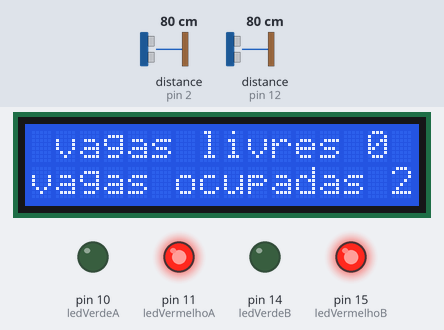
Simulated run of this sketch. Board: Arduino Uno, built with avr-gcc and run on an emulated ATmega328P. Shown: 16×2 character LCD, output pins drawn as LEDs (lit = HIGH). Wiring (inferred from the names in the program): 2 × ultrasonic range finder: trigger pin 3, echo pin 2 / trigger pin 13, echo pin 12. The test bench sets the inputs (shaded band); at power-on: distance to the obstacle (sensors on pin 2, pin 12) 80 cm. The echo pulse lasts 58.3 µs per cm; pins used as bus, display or sensor lines are not drawn; what the sketch prints to the serial monitor is not drawn.

Above: at 5.8 s.
5.9 s: distance to the obstacle (sensor on pin 2) set to 197 cm
9.7 s: distance to the obstacle (sensor on pin 2) set to 203 cm
At 12.4 s:
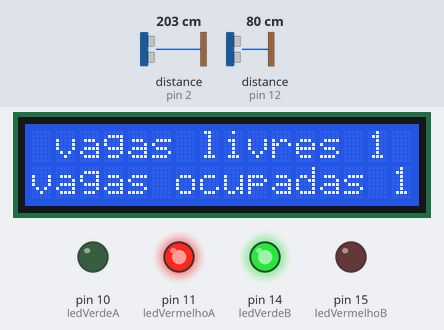
12.8 s: distance to the obstacle (sensor on pin 12) set to 195 cm
16.5 s: distance to the obstacle (sensor on pin 12) set to 203 cm
At 19.3 s:
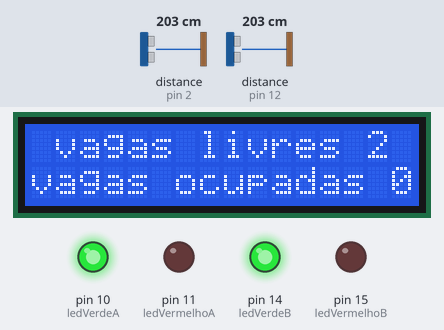
20.2 s: distance to the obstacle (sensor on pin 2) set to 2 cm
At 21.8 s:
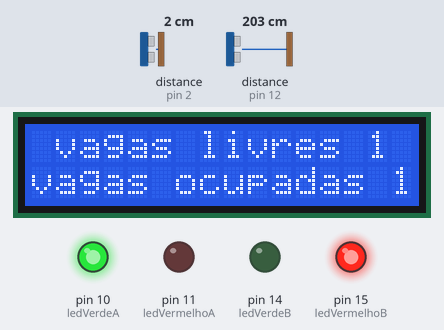
22.7 s: distance to the obstacle (sensor on pin 2) set to 250 cm
At 23.5 s:
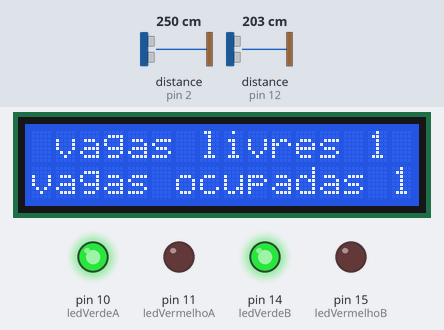
Timing chart, 0 to 25.7 s (numbered marks = the images above; inputs shaded):
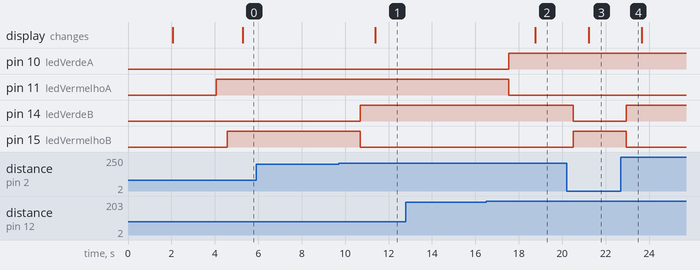

Measured:
- the behaviour switches between 199 and 200 cm on distance to the obstacle (sensor on pin 2) (found by bisection; images 0 and 1)
- the behaviour switches between 199 and 200 cm on distance to the obstacle (sensor on pin 12) (found by bisection; images 1 and 2)
- after the input at 5.9 s, every drawn part: stays the same
- after the input at 9.7 s, pin 14 (ledVerdeB): LOW → HIGH after 0.99 s; pin 15 (ledVermelhoB): HIGH → LOW after 0.99 s; the display: changes after 1.7 s (image 1)
- after the input at 12.8 s, every drawn part: stays the same
- after the input at 16.5 s, pin 10 (ledVerdeA): LOW → HIGH after 1.0 s; pin 11 (ledVermelhoA): HIGH → LOW after 1.0 s; the display: changes after 2.3 s (image 2)
- after the input at 20.2 s, pin 14 (ledVerdeB): HIGH → LOW after 0.31 s; pin 15 (ledVermelhoB): LOW → HIGH after 0.31 s; the display: changes after 1.0 s (image 3)
- after the input at 22.7 s, pin 14 (ledVerdeB): LOW → HIGH after 0.26 s; pin 15 (ledVermelhoB): HIGH → LOW after 0.26 s

The sketch:

ps_takakadev_vers_011.ino
```cpp
#include <LiquidCrystal.h>

//LiquidCrystal lcd(RS, E, D4, D5, D6, D7)
LiquidCrystal lcd(4, 5, 6, 7, 8, 9);

#define trigPinA 13
#define echoPinA 12
#define ledVermelhoA 11
#define ledVerdeA 10

#define trigPinB 3
#define echoPinB 2
#define ledVermelhoB 15
#define ledVerdeB 14

int vagaA;
int vagaB;
int vagasLivres;
int vagasOcupadas;


void setup() {
  Serial.begin (9600);

  //vaga A
  pinMode(trigPinA, OUTPUT);
  pinMode(echoPinA, INPUT);
  pinMode(ledVermelhoA, OUTPUT);
  pinMode(ledVerdeA, OUTPUT);

  //vaga B
  pinMode(trigPinB, OUTPUT);
  pinMode(echoPinB, INPUT);
  pinMode(ledVermelhoB, OUTPUT);
  pinMode(ledVerdeB, OUTPUT);

  //estacionamento
  vagasLivres=2;

  //display lcd
  //lcd.begin(colunas, Linhas)
  lcd.begin(16, 2);
  lcd.print("Benvindo!!!");

  //lcd.setCursor(Coluna, Linha)
  lcd.setCursor(0,1);
  lcd.print("iniciando...");

  delay(2000);

  //limpa o display
  lcd.clear();

  delay(2000);

}

void loop() {


  //vaga A
  long durationA, distanceA;
  digitalWrite(trigPinA, LOW);
  delayMicroseconds(2);
  digitalWrite(trigPinA, HIGH);
  delayMicroseconds(10);
  digitalWrite(trigPinA, LOW);
  durationA = pulseIn(echoPinA, HIGH);
  distanceA = (durationA/2) / 29.1;

  //verificar carro estacionado na vaga A
  if (distanceA < 200) {  // This is where the LED On/Off happens
    digitalWrite(ledVermelhoA,HIGH); // When the Red condition is met, the Green LED should turn off
  	digitalWrite(ledVerdeA,LOW);
    if(vagaA != 1){
      vagasLivres--;
      vagasOcupadas++;
    }
    vagaA=1;
  }
  else {
    digitalWrite(ledVermelhoA,LOW);
    digitalWrite(ledVerdeA,HIGH);
    if(vagaA != 0){
      vagasLivres++;
      vagasOcupadas--;
    }
    vagaA=0;
  }

  if (distanceA >= 201 || distanceA <= 0){
    Serial.println("Sensor vaga A acima do nivel de 2 metros");
  }
  else {
    Serial.println(distanceA + " cm");
  }
  delay(500);
  Serial.println("vagaA " + String(vagaA) +"\n");
   if(vagaA==1){
   Serial.println("Vaga A OCUPADA");

 	}else{
  	 Serial.println("Vaga A VAZIA");
   }


  //vaga B
  long durationB, distanceB;
  digitalWrite(trigPinB, LOW);
  delayMicroseconds(2);
  digitalWrite(trigPinB, HIGH);
  delayMicroseconds(10);
  digitalWrite(trigPinB, LOW);
  durationB = pulseIn(echoPinB, HIGH);
  distanceB = (durationB/2) / 29.1;

  //verificar carro estacionado na vaga B
  if (distanceB < 200) {  // This is where the LED On/Off happens
    digitalWrite(ledVermelhoB,HIGH); // When the Red condition is met, the Green LED should turn off
  	digitalWrite(ledVerdeB,LOW);
    if(vagaB != 1){
      vagasLivres--;
      vagasOcupadas++;
    }
    vagaB=1;
  }
  else {
    digitalWrite(ledVermelhoB,LOW);
    digitalWrite(ledVerdeB,HIGH);
    if(vagaB != 0){
      vagasLivres++;
      vagasOcupadas--;
    }
    vagaB=0;
  }

  if (distanceB >= 201 || distanceB <= 0){
    Serial.println("Sensor vaga B acima do nivel de 2 metros");
  }
  else {
    Serial.println(distanceB + " cm");
  }
  delay(500);
  Serial.println("vagaB " + String(vagaB) +"\n");
   if(vagaB==1){
   Serial.println("Vaga B OCUPADA");

 	}else{
  	 Serial.println("Vaga B VAZIA");
   }

  //estacionamento
  Serial.println("vagas ocupadas: " + String(vagasOcupadas));
  Serial.println("vagasLivres: " + String(vagasLivres));

  //display lcd
  delay(200);
  lcd.setCursor(1,0);
  lcd.print("vagas livres " + String(vagasLivres));
  lcd.setCursor(0,1);
  lcd.print("vagas ocupadas " + String(vagasOcupadas));

}
```
